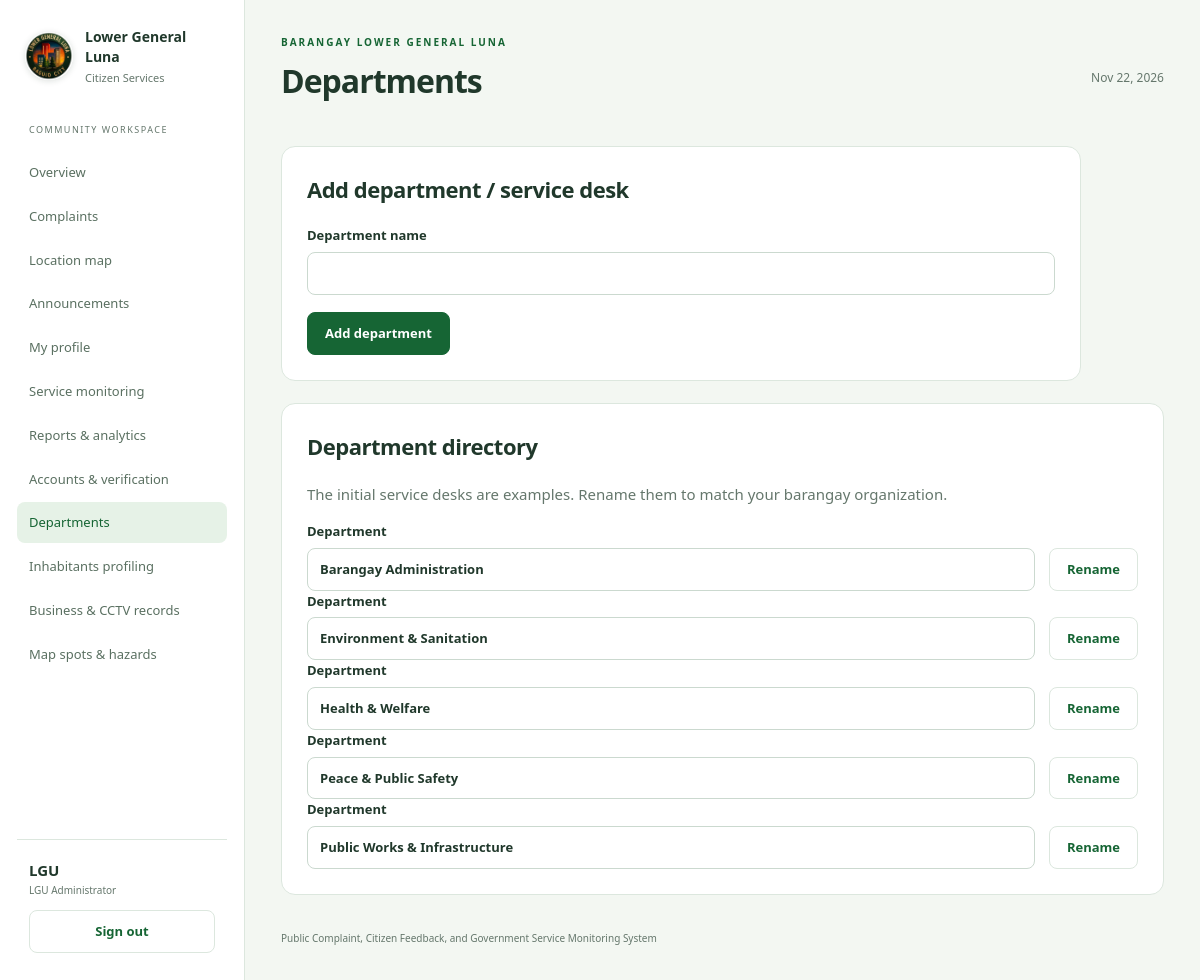
/public/departments.php (signed in), run on the app's committed database.
### tables this page shows
CREATE TABLE IF NOT EXISTS php_departments (id VARCHAR(40) PRIMARY KEY, name VARCHAR(150) NOT NULL UNIQUE);

### src/controllers/DepartmentsController.php (called while the page is built, shortened)
<?php
$page = "departments";
$pageTitle = "Departments";
require_once __DIR__ . "/../middleware/init.php";

### src/middleware/init.php (called while the page is built, shortened)
<?php
require_once __DIR__ . "/../services/service.php";
if (isset($_SESSION["user_id"])) {
    $currentUser = findUser($_SESSION["user_id"]);
}
$authPage = in_array($page, ["login", "register"], true);

### config/db.php (called while the page is built, shortened)
<?php
$host = "localhost";
$user = "root";
$pass = "";
$db = "barangay_service_system";
$charset = "utf8mb4";
$dsn = "mysql:host=$host;dbname=$db;charset=$charset";
$attributes = [
    PDO::ATTR_ERRMODE => PDO::ERRMODE_EXCEPTION,
    PDO::ATTR_DEFAULT_FETCH_MODE => PDO::FETCH_ASSOC,
    PDO::ATTR_EMULATE_PREPARES => false,
];
$dsn = getenv("DB_DSN") ?: $dsn;
$user = getenv("DB_USER") ?: $user;
$pass = getenv("DB_PASSWORD") ?: $pass;
try {
    $pdo = new PDO($dsn, $user, $pass, $attributes);
} catch (PDOException $e) {
    http_response_code(503);
    exit("Database connection failed. Start MySQL in XAMPP, import database.sql for a new installation, and check config/db.php or config/local.php. Keep your existing database when updating.");
}
function db()
{
    global $pdo;
    return $pdo;
}

### src/helpers/functions.php (called while the page is built, shortened)
<?php
function e($value): string
{
    return htmlspecialchars((string) ($value ?? ""), ENT_QUOTES | ENT_SUBSTITUTE, "UTF-8");
}
function url(string $page, array $args = []): string
{
    $file = $page === "register" ? "signup.php" : $page . ".php";
    return $file . ($args ? "?" . http_build_query($args) : "");
}
function findUser(string $id): ?object
{
    $usersTable = new User(db());
    return $usersTable->find($id);
}

### src/models/User.php (called while the page is built, shortened)
<?php
class User
{
    private $pdo;
    public function __construct($pdo)
    {
        $this->pdo = $pdo;
    }
    public function find($id)
    {
        $sql = "SELECT body FROM php_users WHERE id = :id";
        $prep = $this->pdo->prepare($sql);
        $prep->execute([":id" => $id]);
        $row = $prep->fetch();
        return json_decode($row["body"]);
    }
}

### src/services/service.php (called while the page is built, shortened)
<?php
require_once __DIR__ . "/../bootstrap.php";
function departments(): array
{
    global $pdo;
    $sql = "SELECT * FROM php_departments ORDER BY name";
    $prep = $pdo->prepare($sql);
    $prep->execute();
    return $prep->fetchAll();
}
function announcements(bool $published = true): array
{
    global $pdo;
    $sql = "SELECT * FROM php_announcements";
    if ($published) {
        $sql .= " WHERE published = 1";
    }
    $sql .= " ORDER BY created_at DESC";
    $prep = $pdo->prepare($sql);
    $prep->execute();
    return $prep->fetchAll();
}
function nextAnnouncement(object $user): ?array
{
    $dismissed = (array) ($user->dismissedAnnouncements ?? []);
    foreach (announcements() as $announcement) {
        $version = announcementVersion($announcement);
        if (($dismissed[$announcement['id']] ?? '') !== $version) {
            return $announcement;
        }
    }
    return null;
}

### src/middleware/permissions.php (called while the page is built, shortened)
<?php
function role(?object $user = null): string
{
    $user = $user ?? ($GLOBALS['currentUser'] ?? null);
    $name = $user->role ?? '';
    $oldRoles = ['admin' => 'system_admin', 'security' => 'personnel', 'user' => 'resident'];
    return $oldRoles[$name] ?? $name;
}

### public/departments.php (the view, shortened to what this page needs)
<?php
require __DIR__ . "/../src/controllers/DepartmentsController.php";
require __DIR__ . "/partials/header.php";
?>
<section class="card narrow">
<h2>Add department / service desk</h2>
<form method="post">
<label>Department name
    <input type="text" name="name" value="" maxlength="500" required>
</label>
<button class="primary">Add department</button>
</form>
</section>
<section class="card">
<h2>Department directory</h2>
<p class="muted">The initial service desks are examples. Rename them to match your barangay organization.</p><?php foreach (
    departments()
    as $d
) {
    ?>
<form method="post">
<div class="filters">
<label>Department
    <input type="text" name="name" value="<?= htmlspecialchars($d["name"]) ?>" maxlength="500" required>
</label>
<button>Rename</button>
</div>
</form><?php
} ?></section>
<?php require __DIR__ . "/partials/footer.php"; ?>

### public/partials/header.php (shortened to what this page needs)
<?php
$deps = ["" => "Unassigned"];
foreach (departments() as $department) {
    $deps[$department["id"]] = $department["name"];
}
?>
<!doctype html>
<html lang="en">
<head>
<link rel="stylesheet" href="assets/css/app.css">
<link rel="stylesheet" href="assets/vendor/leaflet/leaflet.css">
</head>
<body>
<?php if (!$authPage): ?>
<aside class="sidebar">
<a class="brand" href="index.php">
<img src="assets/img/lower-general-luna-logo.png" alt="Lower General Luna barangay logo" class="brand-logo">
<div>Lower General Luna<small>Citizen Services</small>
</div>
</a>
<p class="nav-label">COMMUNITY WORKSPACE</p>
<nav>
<?php
$nav = $currentUser
    ? [
        "dashboard" => "Overview",
        "complaints" => "Complaints",
        "map" => "Location map",
        "announcements" => nextAnnouncement($currentUser) ? "Announcements · New" : "Announcements",
        "profile" => "My profile",
    ]
    : ["announcements" => "Announcements", "login" => "Sign in"];
if (canViewAnalytics()) {
    $nav += ["monitoring" => "Service monitoring", "analytics" => "Reports & analytics"];
}
if (isAdmin()) {
    $nav += [
        "users" => "Accounts & verification",
        "departments" => "Departments",
        "residents" => "Inhabitants profiling",
        "businesses" => "Business & CCTV records",
        "map-places" => "Map spots & hazards",
    ];
}
foreach ($nav as $p => $label): ?><a class="<?= $page === $p ? "active" : "" ?>" href="<?= e(url($p)) ?>"><?= e($label) ?></a><?php endforeach;
?></nav><?php if ($currentUser): ?><div class="account">
<strong><?= e($currentUser->profile->firstName) ?></strong>
<small><?= e(ROLES[role()] ?? role()) ?></small>
<form method="post">
<button type="submit">Sign out</button>
</form>
</div><?php endif; ?></aside>
<main class="workspace">
<header>
<div>
<p class="eyebrow">BARANGAY LOWER GENERAL LUNA</p>
<h1><?= e($pageTitle) ?></h1>
</div>
<span class="date"><?= date("M j, Y") ?></span>
</header>
): ?><div class="notice">Your account is awaiting administrator verification. You can edit your profile and read announcements; complaint submission is available after verification.</div><?php endif;
 endif; ?>

### public/partials/footer.php (shortened to what this page needs)
<?php if (!$authPage):
 if ($currentUser) { require __DIR__ . '/announcement-popup.php'; } ?>
<footer>Public Complaint, Citizen Feedback, and Government Service Monitoring System</footer>
</main>
<?php endif; ?>
</body>
</html>

### public/assets/css/app.css (style rules this page uses)
:root { --green: #166534; --dark: #123d28; --ink: #20382b; --muted: #65776c; --line: #dce7de; --bg: #f3f7f2; }
* { box-sizing: border-box; }
body { margin: 0; color: var(--ink); background: var(--bg); font: 15px/1.6 "Segoe UI", Arial, sans-serif; }
a { color: var(--green); text-decoration: none; }
h1, h2, h3, p { margin-top: 0; }
h1 { font-size: 32px; line-height: 1.2; letter-spacing: -1px; }
h2 { font-size: 22px; letter-spacing: -0.5px; }
button, input, select, textarea { font: inherit; }
input, select, textarea { width: 100%; border: 1px solid #cbd9cf; border-radius: 8px; padding: 10px 12px; background: #fff; color: var(--ink); }
label { display: block; font-size: 13px; font-weight: 600; margin-bottom: 17px; }
label input, label select, label textarea { display: block; margin-top: 6px; }
button, .button { display: inline-block; padding: 10px 17px; border: 1px solid var(--line); border-radius: 8px; background: white; color: var(--green); font-weight: 600; font-size: 13px; cursor: pointer; text-decoration: none; }
.primary { background: var(--green); border-color: var(--green); color: white; }
.eyebrow { font-size: 10px; font-weight: 750; letter-spacing: 2px; color: var(--green); margin-bottom: 12px; }
.brand { display: flex; align-items: center; gap: 12px; font-size: 14px; font-weight: 700; color: var(--ink); line-height: 1.4; }
.brand small { display: block; font-weight: 400; font-size: 11px; margin-top: 4px; }
.sidebar { position: fixed; inset: 0 auto 0 0; width: 245px; background: #fff; border-right: 1px solid var(--line); padding: 27px 17px; display: flex; flex-direction: column; overflow-y: auto; }
.sidebar .brand { padding: 0 8px 25px; }
.nav-label { font-size: 9px; letter-spacing: 1.5px; color: var(--muted); padding: 0 12px; margin: 12px 0; }
nav a { display: block; padding: 10px 12px; border-radius: 8px; font-size: 13px; color: #5a7061; margin: 3px 0; }
nav a.active, nav a:hover { background: #e6f2e7; color: var(--green); text-decoration: none; }
.account { margin-top: auto; border-top: 1px solid var(--line); padding: 18px 12px 0; }
.account small { display: block; font-size: 10px; color: var(--muted); }
.account button { margin-top: 12px; width: 100%; }
.workspace { margin-left: 245px; padding: 34px clamp(18px, 3vw, 48px); max-width: 1700px; }
header { display: flex; justify-content: space-between; align-items: center; gap: 15px; margin-bottom: 24px; }
.date { font-size: 12px; color: var(--muted); }
.card { background: white; padding: 25px; border: 1px solid var(--line); border-radius: 14px; margin-bottom: 22px; min-width: 0; }
.narrow { max-width: 800px; }
.muted, small { color: var(--muted); }
.filters { display: flex; gap: 14px; align-items: end; flex-wrap: wrap; }
.filters label { flex: 1; min-width: 150px; margin-bottom: 0; }
.filters button, .filters a { margin-bottom: 0; }
footer { font-size: 10px; color: var(--muted); margin-top: 35px; }
.brand img.brand-logo { display:block; width:48px; height:48px; object-fit:contain; flex:0 0 48px; border-radius:50%; background:#fff; box-shadow:0 1px 6px rgba(20,45,28,.15); }

### data on the page
php_departments: name "Barangay Administration"
php_departments: name "Environment & Sanitation"
php_departments: name "Health & Welfare"
php_departments: name "Peace & Public Safety"
php_departments: name "Public Works & Infrastructure"

### other printed values
$label "Overview"
$label "Complaints"
$label "Location map"
$label "Announcements"
$label "My profile"
$label "Service monitoring"
$label "Reports & analytics"
$label "Accounts & verification"
$label "Departments"
$label "Inhabitants profiling"
$label "Business & CCTV records"
$label "Map spots & hazards"
$currentUser->profile->firstName "LGU"
ROLES[role()] "LGU Administrator"
$pageTitle "Departments"
